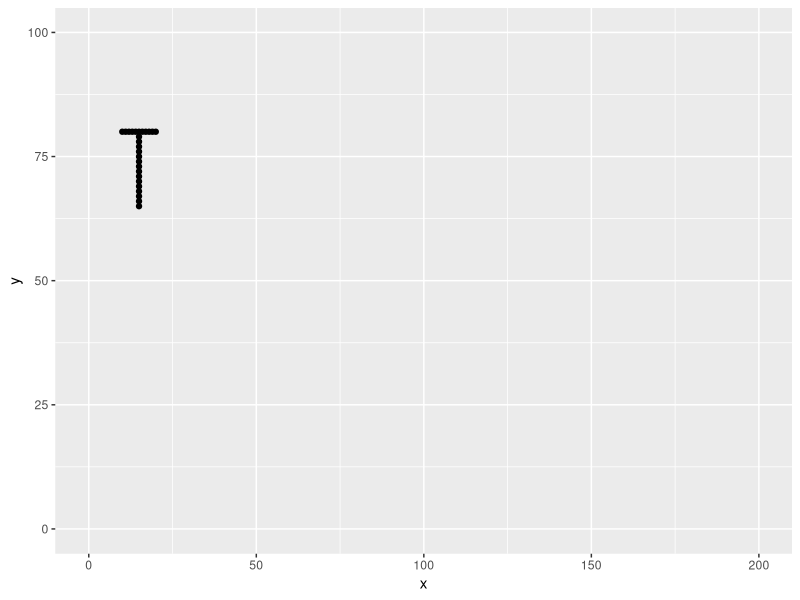

The R source for this figure:
library(ggplot2)
pts <- data.frame(
    x = c(10:20,
          rep(15, 15)),
    y = c(rep(80, 11),
          79:65)
)
ggplot(data = pts, aes(x, y)) + 
    geom_point() + 
    xlim(0, 200) + 
    ylim(0, 100)
